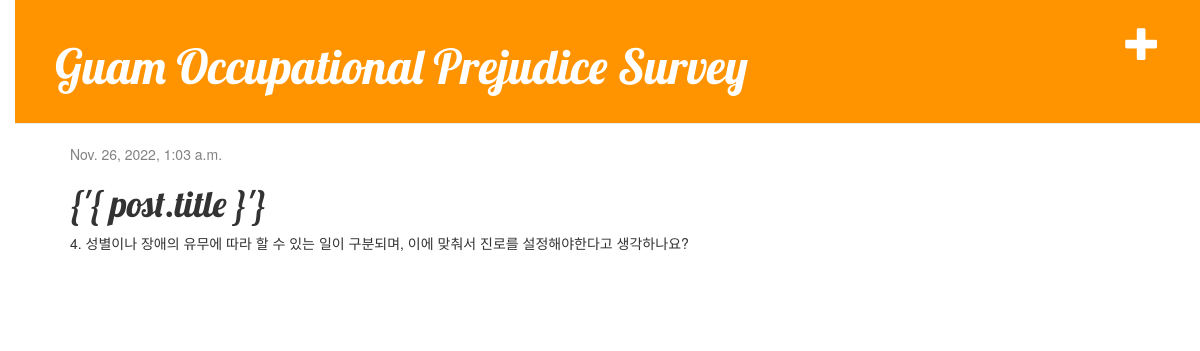
The page /post/8/ on the database its author committed.
### blog/models.py (models this page shows, shortened)
class Post(models.Model):
    author = models.ForeignKey(settings.AUTH_USER_MODEL, on_delete=models.CASCADE)
    title = models.CharField(max_length=200)
    text = models.TextField()
    created_date = models.DateTimeField(
            default=timezone.now)
    published_date = models.DateTimeField(
            blank=True, null=True)

### blog/views.py (the view)
# urls.py: path('post/<int:pk>/', views.post_detail, name='post_detail'),
def post_detail(request, pk):
    post = get_object_or_404(Post, pk=pk)
    return render(request, 'blog/post_detail.html', {'post': post})

### blog/templates/blog/post_detail.html (shortened to what this page needs)
<!DOCTYPE html>
<html lang="en">
<head>
</head>
<body>
{% extends 'blog/base.html' %}
{% block content %}
    <div class="post">
        {% if post.published_date %}
            <div class="date">
                {{ post.published_date }}
            </div>
        {% endif %}
        <h1>{'{ post.title }'}</h1>
        <p>{{ post.text|linebreaksbr }}</p>
    </div>
{% endblock %}

### blog/static/css/blog.css (style rules this page uses)
body { padding-left: 15px; }
h1, h2, h3, h4 { font-family: 'Lobster', cursive; }
.date { color: #828282; }
.post { margin-bottom: 70px; }

### rows shown on the page
Post: published_date "Nov. 26, 2022, 1:03 a.m.", text "4. 성별이나 장애의 유무에 따라 할 수 있는 일이 구분되며, 이에 맞춰서 진로를 설정해야한다고 생각하나요?"
